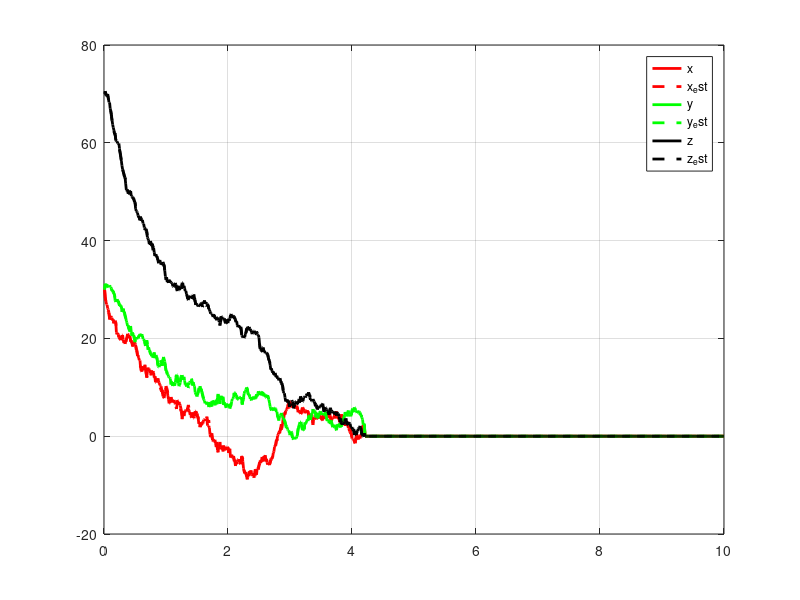
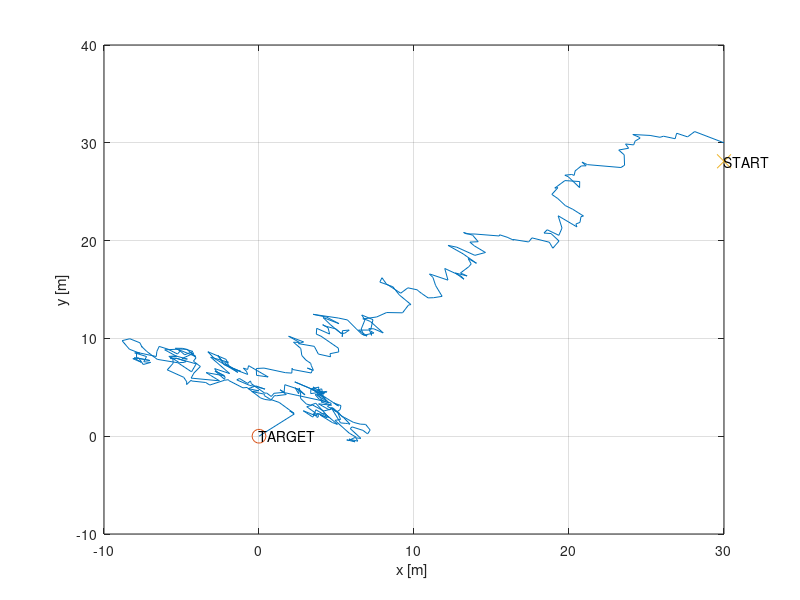
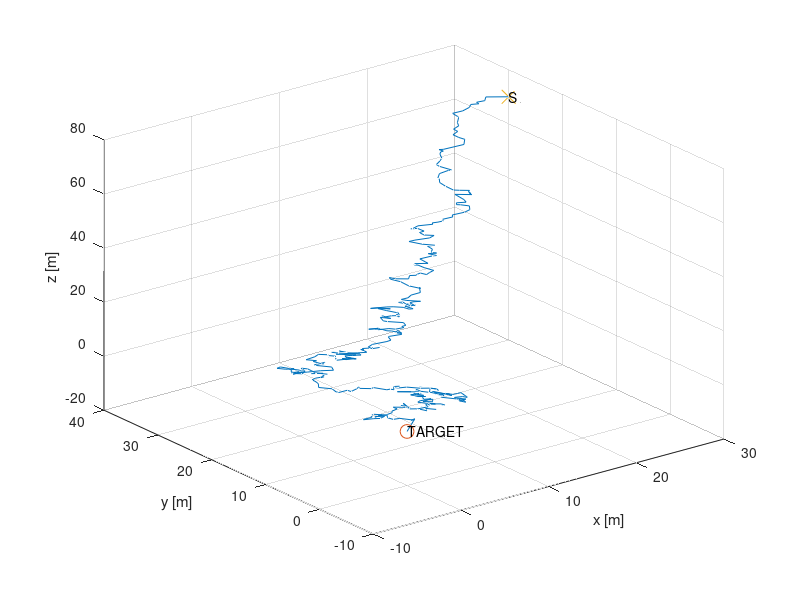
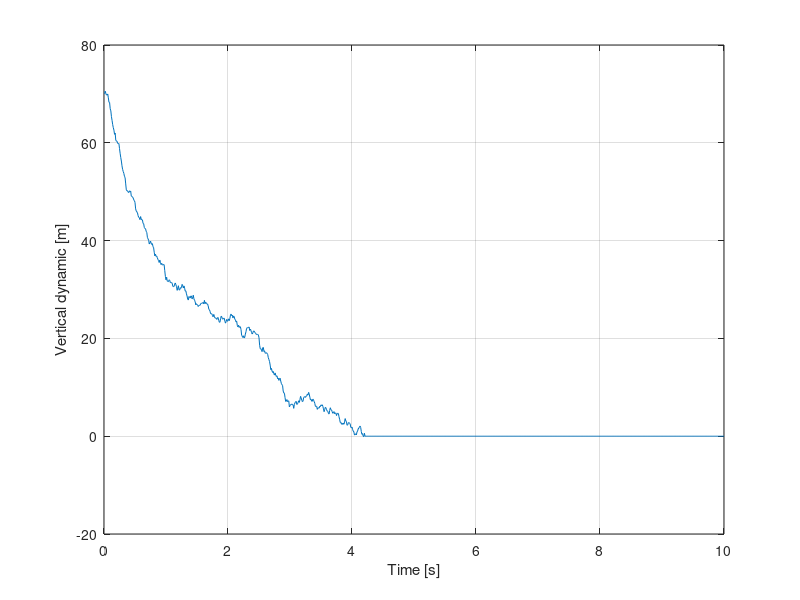

The MATLAB script that drew these images, in order:
clear all;
close all;
clc;

%% Initialization
set(0,'DefaultFigureWindowStyle','docked');
rng(3)

linewidth = 2;
marker_size = 10;

dt = 0.01; % [s]
sim_t = 10; % [s]
I = 1; % inertia
T = sim_t/dt; % number of iterations
t_vect = dt:dt:sim_t;

x = zeros(3,T); % chute position
u = zeros(3,T); % input matrix
x(:, 1) = [30 30 70]; % initial state
x_est = zeros(3,T);
x_est(:,1) = x(:,1);
P_est = zeros(3,3);
target = [0,0,0]';

% State covariance matrix
R_GPS = rand(3,3)-0.5;
R_GPS = R_GPS*R_GPS'; % bisogna cambiare l'incertezza di theta perche rad

% Input covariance matrix
Q = (rand(3,3)-0.5);
Q = Q*Q';
nu = zeros(3, 1);

A = eye(3,3);
B = dt*eye(3,3);
G = eye(3,3); % state 

%% LQR

S = [1 0 0;
      0 1 0;
      0 0 1];
R = 1.5*eye(3,3);
P = cell(1,T);
Sf = [1 0 0;
      0 1 0;
      0 0 1];
P{T} = Sf;

% LQR algorithm
for i=T:-1:2
    P{i-1} = S+A'*P{i}*A-A'*P{i}*B*inv(R+B'*P{i}*B)*B'*P{i}*A;
end

%% Kalman Filter

for t=1:T-1
    nu(:) = mvnrnd([0; 0; 0], Q)';  % noise on the input and on the model 
    
    % Optimal input
    K = inv(R+B'*P{t+1}*B)*B'*P{t+1}*A; 
    u(:,t) = -K*(x(:,t)-target);

    % State Update
    x(:, t+1) = A*x(:,t)+B*u(:,t)+nu;
    
    % Predictions
    x_est(:, t+1) = A*x_est(:,t)+B*u(:,t);
    P_est = A*P_est*A' + G*Q*G';
    % Measurements update
    z_GPS = x(:,t+1) + mvnrnd([0;0;0], R_GPS)';
    Innovation = z_GPS - x_est(:,t+1);
    H_GPS = eye(3,3);
    % Updated Kalman estimates
    S_Inno = H_GPS*P_est*H_GPS' + R_GPS; % covariance of inno
    W = P_est*H_GPS'*inv(S_Inno); % kalman filter gain
    x_est(:,t+1) = x_est(:,t+1) + W*Innovation; % updated state estimate
    P_est = (eye(3) - W*H_GPS)*P_est; % updated cov matrix
    
    if x(3,t) < 0
        break
    end
end

%% Plot

figure(1)
plot(t_vect, x(1,:), 'r', 'LineWidth', linewidth)
hold on
plot(t_vect, x_est(1,:), 'r--', 'LineWidth', linewidth)
plot(t_vect, x(2,:), 'g', 'LineWidth', linewidth)
plot(t_vect, x_est(2,:), 'g--', 'LineWidth', linewidth)
plot(t_vect, x(3,:), 'k', 'LineWidth', linewidth)
plot(t_vect, x_est(3,:), 'k--', 'LineWidth', linewidth)
grid on
legend('x', 'x_est', 'y', 'y_est', 'z', 'z_est', 'Location','best')

figure(2) 
plot(x(1,:), x(2, :)) 
hold on 
plot(target(1), target(2), 'o', 'MarkerSize', marker_size); 
text(target(1), target(2), 'TARGET') 
plot(x(1, 1), x(1,2), 'x', 'MarkerSize', marker_size); 
text(x(1, 1), x(1,2), 'START') 
xlabel('x [m] ') 
ylabel('y [m]') 
grid on 
 
figure(3) 
plot3(x(1,:), x(2, :), x(3, :)) 
hold on 
plot3(target(1), target(2), target(3), 'o', 'MarkerSize', marker_size); 
text(target(1), target(2), target(3), 'TARGET') 
plot3(x(1, 1), x(2,1), x(3, 1), 'x', 'MarkerSize', marker_size); 
text(x(1, 1), x(2,1), x(3, 1), 'START') 
xlabel('x [m] ') 
ylabel('y [m]') 
zlabel('z [m]') 
grid on 
 
figure(4) 
plot(t_vect, x(3, :)) 
xlabel('Time [s]') 
ylabel('Vertical dynamic [m]') 
grid on

figure(5)
plot(t_vect, u(1,:), 'r', 'LineWidth', linewidth)
hold on
plot(t_vect, u(2,:), 'g', 'LineWidth', linewidth)
plot(t_vect, u(3,:), 'k', 'LineWidth', linewidth)
grid on
legend('V_{x}', 'V_{y}', 'V_{z}', 'Location','best')